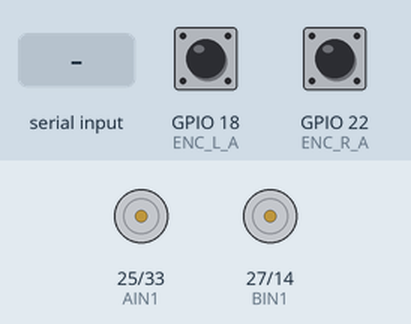
Bench run of a sketch on a simulated ESP32. Parts: motor-driver pin pairs drawn as motors (green arrow = first pin HIGH = forward, orange = second pin HIGH = backward, longer = more drive, scaled by the enable pin). Inputs (shaded band) come from the test bench; at power-on: GPIO 18 (ENC_L_A) HIGH, GPIO 22 (ENC_R_A) HIGH. What the sketch prints to the serial monitor is not drawn.

Above: at 1.7 s.
1.8 s: "L90 R45\n" received over Serial
At 2.6 s:
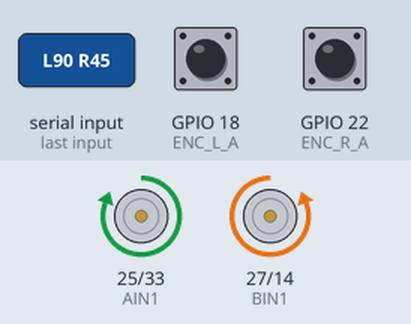
Timing chart, 0 to 4.8 s (numbered marks = the images above; inputs shaded):
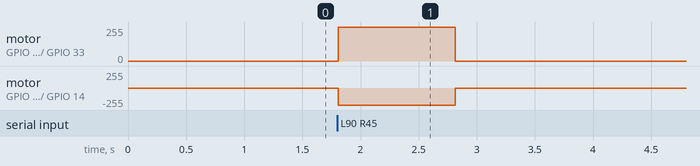

Measured:
- after the input at 1.8 s, motor on GPIO 25 (AIN1) / GPIO 33 (AIN2): stopped → forward 255/255 at once, → stopped 1.0 s later; motor on GPIO 27 (BIN1) / GPIO 14 (BIN2): stopped → backward 255/255 at once, → stopped 1.0 s later

The sketch:

esp32_tb6612_jga25_370.ino
```cpp
#include <Arduino.h>

// ===== CHÂN ĐIỀU KHIỂN MOTOR (TB6612) =====
const int PWMA = 32;     // Kênh A - Động cơ TRÁI
const int AIN1 = 25;
const int AIN2 = 33;

const int PWMB = 26;     // Kênh B - Động cơ PHẢI
const int BIN1 = 27;
const int BIN2 = 14;

// ===== CẤU HÌNH PWM LEDC DÀNH RIÊNG CHO ESP32 =====
const int PWM_FREQ = 10000;    // Tần số PWM 10kHz (Tránh tiếng hú động cơ)
const int PWM_RES = 8;         // Độ phân giải 8-bit (0 - 255)
const int CHANNEL_L = 0;       // Kênh PWM Trái
const int CHANNEL_R = 1;       // Kênh PWM Phải

// ===== CHÂN ENCODER =====
const int ENC_L_A = 18;  // Kênh A Encoder TRÁI
const int ENC_L_B = 19;  // Kênh B Encoder TRÁI

const int ENC_R_A = 22;   // Kênh A Encoder PHẢI
const int ENC_R_B = 23;   // Kênh B Encoder PHẢI

// Tong xung / 1 vong dia xich
const double TOTAL_CPR = 1234.3;

// ===== QUẢN LÝ THỜI GIAN VÒNG LẶP PID =====
unsigned long last_control_time = 0;
const unsigned long CONTROL_PERIOD_MS = 20; // 50 Hz
unsigned long last_cmd_time = 0;

// Biến đếm xung ngắt
volatile long countLeft = 0;
volatile long countRight = 0;

// Mốc xung chu kỳ trước
long prevCountLeft = 0;
long prevCountRight = 0;

// Vận tốc góc mục tiêu (rad/s)
float target_vel_L = 0.0;
float target_vel_R = 0.0;

// Vận tốc góc thực tế (rad/s)
float measured_vel_L = 0.0;
float measured_vel_R = 0.0;

// Biến PID
float error_integral_L = 0.0;
float error_integral_R = 0.0;
float prev_error_L = 0.0;
float prev_error_R = 0.0;

// Hệ số PID
float Kp = 20.0;
float Ki = 10.0;
float Kd = 0.2;

String rx_buffer = "";

// ===== HÀM NGẮT ĐỌC ENCODER =====
void IRAM_ATTR isrEncoderLeft() {
  if (digitalRead(ENC_L_B) == HIGH) {
    countLeft++;
  } else {
    countLeft--;
  }
}

void IRAM_ATTR isrEncoderRight() {
  if (digitalRead(ENC_R_B) == HIGH) {
    countRight++;
  } else {
    countRight--;
  }
}

// ===== HÀM XUẤT PWM SỬ DỤNG LEDC SCHEME =====
void setMotorLeft(int pwm) {
  pwm = constrain(pwm, -255, 255);
  if (pwm > 0) {
    digitalWrite(AIN1, HIGH);
    digitalWrite(AIN2, LOW);
    ledcWrite(CHANNEL_L, pwm);
  } else if (pwm < 0) {
    digitalWrite(AIN1, LOW);
    digitalWrite(AIN2, HIGH);
    ledcWrite(CHANNEL_L, -pwm);
  } else {
    digitalWrite(AIN1, LOW);
    digitalWrite(AIN2, LOW);
    ledcWrite(CHANNEL_L, 0);
  }
}

void setMotorRight(int pwm) {
  pwm = constrain(pwm, -255, 255);
  if (pwm > 0) {
    digitalWrite(BIN1, LOW);
    digitalWrite(BIN2, HIGH);
    ledcWrite(CHANNEL_R, pwm);
  } else if (pwm < 0) {
    digitalWrite(BIN1, HIGH);
    digitalWrite(BIN2, LOW);
    ledcWrite(CHANNEL_R, -pwm);
  } else {
    digitalWrite(BIN1, LOW);
    digitalWrite(BIN2, LOW);
    ledcWrite(CHANNEL_R, 0);
  }
}

// ===== TÍNH TOÁN PID VẬN TỐC =====
int computePID(float target_vel, float measured_vel, float &integral, float &prev_error, float dt) {
  if (abs(target_vel) < 0.01) {
    integral = 0.0;
    prev_error = 0.0;
    return 0;
  }

  float error = target_vel - measured_vel;
  integral += error * dt;
  integral = constrain(integral, -15.0, 15.0); // Anti-windup

  float derivative = (error - prev_error) / dt;
  prev_error = error;

  float output = (Kp * error) + (Ki * integral) + (Kd * derivative);
  return (int)output;
}

void processSerial() {
  while (Serial.available() > 0) {
    char c = Serial.read();
    if (c == '\n' || c == '\r') {
      if (rx_buffer.length() > 0) {
        float l_in = 0.0, r_in = 0.0;
        if (sscanf(rx_buffer.c_str(), "L%f R%f", &l_in, &r_in) == 2) {
          target_vel_L = l_in;
          target_vel_R = r_in;
          last_cmd_time = millis();
        }
        rx_buffer = "";
      }
    } else {
      rx_buffer += c;
    }
  }
}

void setup() {
  Serial.begin(115200);
  rx_buffer.reserve(32);

  pinMode(AIN1, OUTPUT);
  pinMode(AIN2, OUTPUT);
  pinMode(BIN1, OUTPUT);
  pinMode(BIN2, OUTPUT);

  // Cấu hình LEDC PWM
  ledcSetup(CHANNEL_L, PWM_FREQ, PWM_RES);
  ledcAttachPin(PWMA, CHANNEL_L);

  ledcSetup(CHANNEL_R, PWM_FREQ, PWM_RES);
  ledcAttachPin(PWMB, CHANNEL_R);

  // Cấu hình Encoder
  pinMode(ENC_L_A, INPUT_PULLUP);
  pinMode(ENC_L_B, INPUT_PULLUP);
  pinMode(ENC_R_A, INPUT_PULLUP);
  pinMode(ENC_R_B, INPUT_PULLUP);

  attachInterrupt(digitalPinToInterrupt(ENC_L_A), isrEncoderLeft, RISING);
  attachInterrupt(digitalPinToInterrupt(ENC_R_A), isrEncoderRight, RISING);

  last_cmd_time = millis();
  delay(500); // Chờ 0.5s cho nguồn và phần cứng ổn định
  Serial.println("\n--- ESP32 HARDWARE READY ---");
}

void loop() {
  processSerial();

  // Safety Timeout: Tự dừng sau 1 giây mất kết nối ROS
  if (millis() - last_cmd_time > 1000) {
    target_vel_L = 0.0;
    target_vel_R = 0.0;
  }

  unsigned long now = millis();
  if (now - last_control_time >= CONTROL_PERIOD_MS) {
    float dt = (now - last_control_time) / 1000.0;
    last_control_time = now;
    if (dt <= 0.0) dt = 0.02;

    noInterrupts();
    long currentCountLeft = countLeft;
    long currentCountRight = countRight;
    interrupts();

    long d_left = currentCountLeft - prevCountLeft;
    long d_right = currentCountRight - prevCountRight;

    prevCountLeft = currentCountLeft;
    prevCountRight = currentCountRight;

    measured_vel_L = (d_left / TOTAL_CPR) * (2.0 * M_PI) / dt;
    measured_vel_R = (d_right / TOTAL_CPR) * (2.0 * M_PI) / dt;

    int pwm_L = computePID(target_vel_L, measured_vel_L, error_integral_L, prev_error_L, dt);
    int pwm_R = computePID(target_vel_R, measured_vel_R, error_integral_R, prev_error_R, dt);

    setMotorLeft(pwm_L);
    setMotorRight(pwm_R);

    // Phản hồi xung về ROS 2
    Serial.print("L");
    Serial.print(currentCountLeft);
    Serial.print(" R");
    Serial.println(currentCountRight);
  }
}
```
